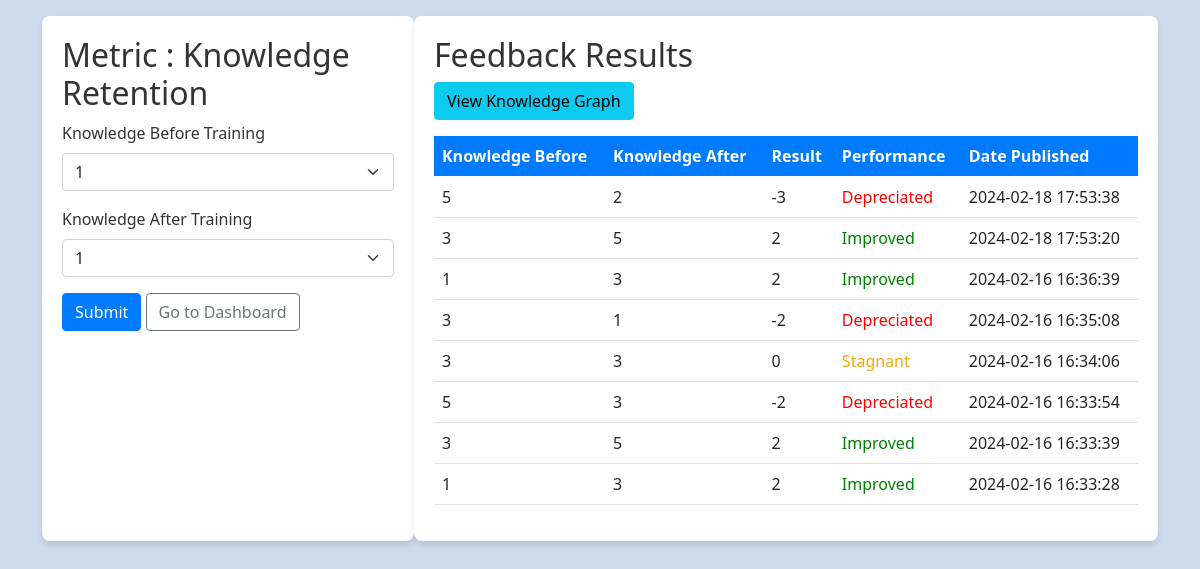
/knowledge.php (signed in), run on an earlier commit of the app's database.
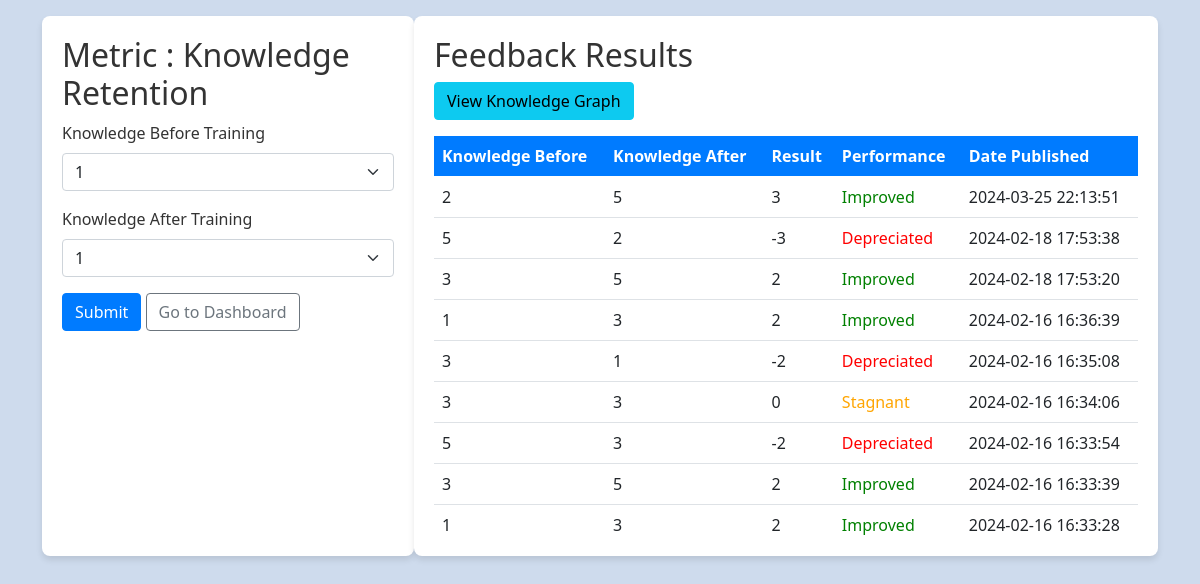
And on a later commit of the database.
### tables this page shows
CREATE TABLE `knowledge` (
  `id` int(11) NOT NULL,
  `knowledge_before` int(11) NOT NULL,
  `knowledge_after` int(11) NOT NULL,
  `result` varchar(255) DEFAULT NULL,
  `performance` varchar(255) DEFAULT NULL,
  `date_published` datetime DEFAULT current_timestamp()
);

### knowledge.php (the view, shortened to what this page needs)
<?php
require_once('config.php');
?>
<!DOCTYPE html>
<html lang="en">
<head>
    <link href="https://cdn.jsdelivr.net/npm/bootstrap@5.1.0/dist/css/bootstrap.min.css" rel="stylesheet">
    <link rel="stylesheet" href="https://cdnjs.cloudflare.com/ajax/libs/font-awesome/5.15.4/css/all.min.css">
</head>
<body>
<div class="container-fluid">
    <div class="row min-vh-100 flex-column flex-md-row">
        <main class="col px-0 flex-grow-1">
            <div class="container py-3">
                <div class="row">
                    <div class="col-md-4 form-section">
                        <h2>Metric : Knowledge Retention</h2>
                        <form method="post">
                            <div class="mb-3">
                                <label for="knowledgeBefore" class="form-label">Knowledge Before Training</label>
                                <select class="form-select" id="knowledge_before" name="knowledge_before">
                                    <option value="1">1</option>
                                </select>
                            </div>
                            <div class="mb-3">
                                <label for="knowledgeAfter" class="form-label">Knowledge After Training</label>
                                <select class="form-select" id="knowledge_after" name="knowledge_after">
                                    <option value="1">1</option>
                                </select>
                            </div>
                            <button type="submit" class="btn btn-primary">Submit</button>
                            <a href="dashboard.php" class="btn btn-outline-secondary">Go to Dashboard</a>
                        </form>
                    </div>
                    <div class="col-md-8 table-section">
                        <h2>Feedback Results</h2>
                        <button type="button" class="btn btn-info mb-3" data-bs-toggle="modal" data-bs-target="#graphModal">
                            View Knowledge Graph
                        </button>
                        <div class="scrollable-table">
                            <table class="table">
                                <thead>
                                    <tr>
                                        <th scope="col">Knowledge Before</th>
                                        <th scope="col">Knowledge After</th>
                                        <th scope="col">Result</th>
                                        <th scope="col">Performance</th>
                                        <th scope="col">Date Published</th>
                                    </tr>
                                </thead>
                                <tbody>
                                    <?php
                                    $query = "SELECT knowledge_before, knowledge_after, result, performance, date_published FROM knowledge ORDER BY date_published DESC";
                                    if ($result = $link->query($query)) {
                                        if ($result->num_rows > 0) {
                                            while ($row = $result->fetch_assoc()) {
                                                echo "<tr>";
                                                echo "<td>" . $row['knowledge_before'] . "</td>";
                                                echo "<td>" . $row['knowledge_after'] . "</td>";
                                                echo "<td>" . $row['result'] . "</td>";
                                                if ($row['performance'] === "Improved") {
                                                    echo "<td style='color: green;'>" . $row['performance'] . "</td>";
                                                } elseif ($row['performance'] === "Depreciated") {
                                                    echo "<td style='color: red;'>" . $row['performance'] . "</td>";
                                                } elseif ($row['performance'] === "Stagnant") {
                                                    echo "<td style='color: orange;'>" . $row['performance'] . "</td>";
                                                }
                                                echo "<td>" . $row['date_published'] . "</td>";
                                                echo "</tr>";
                                            }
                                        } else {
                                            echo "<tr><td colspan='5'>No data found</td></tr>";
                                        }
                                    } else {
                                        echo "<tr><td colspan='5'>Error fetching data</td></tr>";
                                    }
                                    ?>
                                </tbody>
                            </table>
                        </div>
                    </div>
                </div>
            </div>
        </main>
    </div>
</div>
</body>
</html>

What changed in the data, as far as the page shows it:
added knowledge: knowledge_before "2", knowledge_after "5", result "3", performance "Improved", date_published "2024-03-25 22:13:51"
